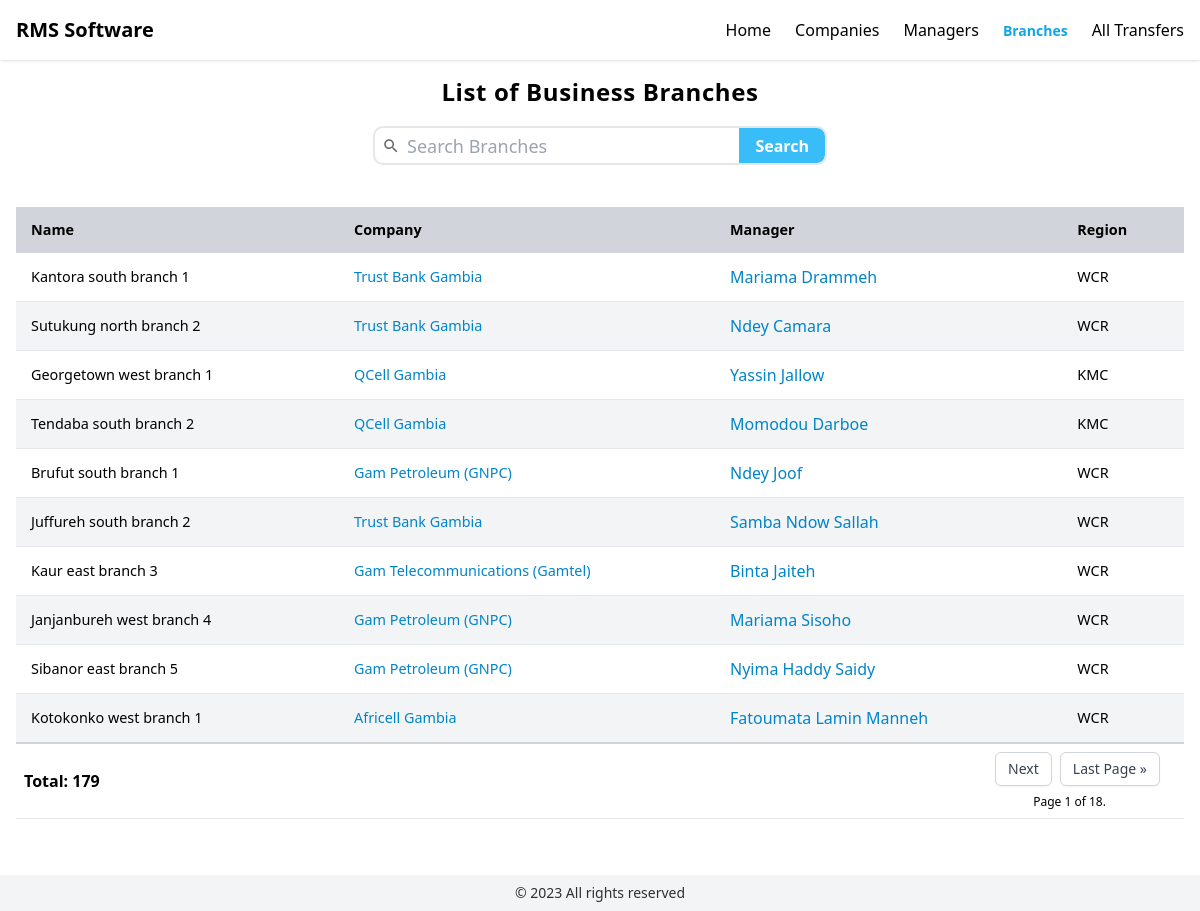
Screenshot of /branches with the database file from the repository.
### app/models.py (models this page shows, shortened)
class Branch(models.Model):
    name = models.CharField(max_length=200)
    company = models.ForeignKey(Company, on_delete=models.CASCADE)
    code = models.CharField(max_length=200, default=generate_code)
    region = models.ForeignKey(Region, null=True, on_delete=models.SET_NULL)
    manager = models.ForeignKey(Manager, null=True, on_delete=models.SET_NULL)
    posted_date = models.DateField(null=True)
    objects = BranchManager()
    class Meta:
        verbose_name_plural = "Branches"
        get_latest_by = "id"

class Company(models.Model):
    name = models.CharField(max_length=200)
    town = models.CharField(max_length=200)
    street_name = models.CharField(max_length=200)
    street_number = models.CharField(max_length=200)
    phone_number = models.CharField(max_length=200)
    po_box_number = models.CharField(max_length=200)
    class Meta:
        verbose_name_plural = "Companies"
    @property
    def abs_path(self):
        return reverse("company_details", args=(str(self.pk),))

class Manager(models.Model):
    email = models.EmailField(max_length=200)
    first_name = models.CharField(max_length=200)
    last_name = models.CharField(max_length=200)
    phone = models.CharField(max_length=200, blank=True)
    code = models.CharField(max_length=200, default=generate_code)
    gender = models.CharField(default="Male", max_length=20)
    middle_name = models.CharField(max_length=200, default="", blank=True)
    branch_code = models.CharField(max_length=200, default="", blank=True)
    @property
    def name(self):
        return f"{self.first_name} {self.middle_name} {self.last_name}"
    @property
    def abs_path(self):
        return reverse("manager_details", args=(str(self.pk),))

class Region(models.Model):
    REGIONS = (
        ("lrr", "Lower River Region"),
        ("urr", "Upper River Region"),
        ("crr", "Central River Region"),
        ("nbr", "North Bank Region"),
        ("bjl", "Greater Banjul Division"),
        ("wcr", "West Coast Region"),
    )
    code = models.CharField(max_length=200, default=generate_code)
    name = models.CharField(max_length=200, choices=REGIONS, default=generate_code)

### app/views.py (the view)
# urls.py: path("branches", views.branches, name="branches"),
def branches(request):
    _branches = Branch.objects.filter().order_by("id").distinct()
    page = request.PAGINATOR_PAGE
    paginator = Paginator(_branches, request.ITEMS_PER_PAGE)
    managers_page = paginator.get_page(page)
    context = {
        f"branches_page": managers_page,
        "active_tab": "branches",
    }
    return render(request, "app/branches.html", context)

### app/models.py (called while the page is built)
    def filter(self, *args, **kwargs):
        return (
            super()
            .filter(*args, **kwargs)
            .exclude(models.Q(manager=None) | models.Q(company=None))
        )

### app/processors.py (called while the page is built)
def app_template_processor(request):
    return {"IPP": int(request.session.get("ITEMS_PER_PAGE", 10))}

### app/utilities.py (called while the page is built, shortened)
def query_params(url: str):
    params = {}
    url_list = url.split("?")
    if len(url_list) < 2:
        return params

### app/templates/app/branches.html (shortened to what this page needs)
{% extends 'app/base.html' %}
{% block header %}
  <h1>List of Business Branches</h1>
  <div x-data="{}" class="search-container flex justify-center pt-4 w-full">
    <form
         hx-trigger="submit" hx-target="#branchesList" hx-get="{% url 'search_results' %}"
        class="group flex relative items-center pl-8 rounded-lg overflow-hidden h-[35px] w-full max-w-[450px] outline-gray-200 outline outline-2 focus:outline-gray-400 transition">
        <label for="query" class="absolute top-0 left-0 w-8 inline-flex items-center justify-center h-full">
        </label>
        <input
            placeholder="Search Branches"
            name="query"
            id="query"
            class="search-input w-full max-w-[400px]
                border-none outline-none text-lg focus:outline-none focus:border-none h-full
                "/>
        <button type="submit" class="search-button bg-sky-400 hover:bg-sky-500 transition text-white
            font-semibold px-4  h-full inline-flex items-center justify-center">
            Search
        </button>
    </form>
  </div>
{% endblock %}
{% block content %}
  <section class="">
    <div id="branchesList">
      {% include 'app/partials/branch-list.html' %}
    </div>
  </section>
{% endblock %}

### app/templates/app/partials/branch-list.html
<table class="app-table">
  <thead>
    <tr>
      <th>Name</th>
      <th>Company</th>
      <th>Manager</th>
      <th>Region</th>
    </tr>
  </thead>
  <tbody>
    {% for branch in branches_page %}
      <tr>
        <td>{{ branch.name }}</td>
        <td>
          <a class="table-link" href="{{ branch.company.abs_path }}">
            {{ branch.company.name }}
          </a>
        </td>
        <td>
            <a class="table-link name" href="{{ branch.manager.abs_path }}">
              {{ branch.manager.name }}
            </a>
        </td>
        <td>{{ branch.region.name.upper }}</td>
      </tr>
    {% endfor %}
  </tbody>
</table>
{% include 'app/partials/paginator.html' with paginator_obj=branches_page triggerTarget="#branchesList" model="branches" %}

### rows the page displays
Branch: name "Kantora south branch 1", company.name "Trust Bank Gambia", manager.name "Mariama Drammeh", region.name "WCR"
Branch: name "Sutukung north branch 2", company.name "Trust Bank Gambia", manager.name "Ndey Camara", region.name "WCR"
Branch: name "Georgetown west branch 1", company.name "QCell Gambia", manager.name "Yassin Jallow", region.name "KMC"
Branch: name "Tendaba south branch 2", company.name "QCell Gambia", manager.name "Momodou Darboe", region.name "KMC"
Branch: name "Brufut south branch 1", company.name "Gam Petroleum (GNPC)", manager.name "Ndey Joof", region.name "WCR"
Branch: name "Juffureh south branch 2", company.name "Trust Bank Gambia", manager.name "Samba Ndow Sallah", region.name "WCR"
Branch: name "Kaur east branch 3", company.name "Gam Telecommunications (Gamtel)", manager.name "Binta Jaiteh", region.name "WCR"
Branch: name "Janjanbureh west branch 4", company.name "Gam Petroleum (GNPC)", manager.name "Mariama Sisoho", region.name "WCR"
Branch: name "Sibanor east branch 5", company.name "Gam Petroleum (GNPC)", manager.name "Nyima Haddy Saidy", region.name "WCR"
Branch: name "Kotokonko west branch 1", company.name "Africell Gambia", manager.name "Fatoumata Lamin Manneh", region.name "WCR"

### other values shown
{{ paginator_obj.paginator.count }} "179"
{{ paginator_obj.number }} "1"
{{ paginator_obj.paginator.num_pages }} "18"
